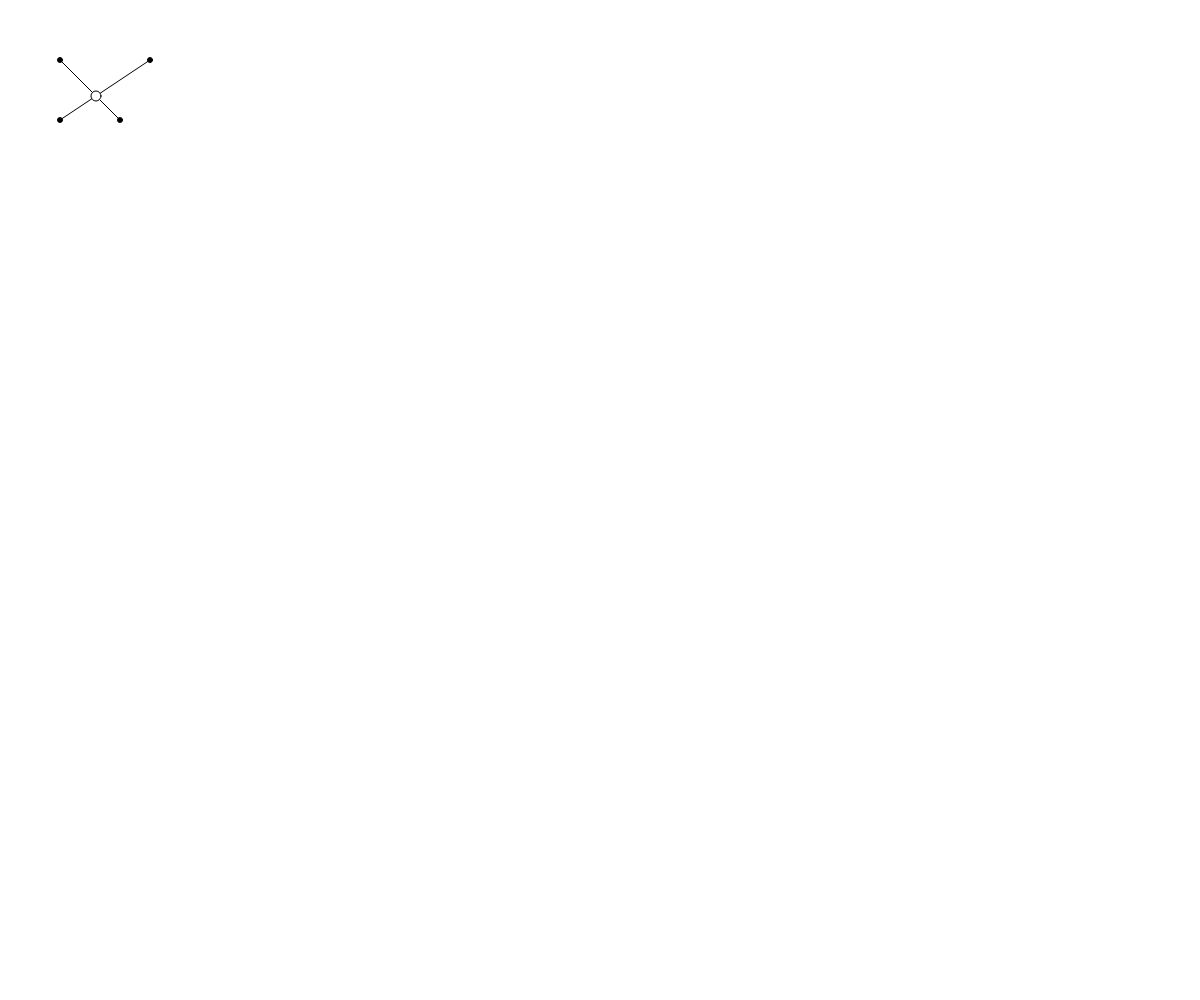
Frame 1 (no input)
Frame 60 (no input): identical to frame 1, image omitted
Frame 120 (the mouse pressed at the canvas centre since frame 60): identical to frame 1, image omitted

The p5.js sketch that drew this single still picture (run headless with seeded random() and noise() and a simulated clock; from frame 60 on, the mouse is pressed at the canvas centre):

// p5.js sketch
// ── sketch.js
function setup() {
    canvasWidth = windowWidth;
    canvasHeight = windowHeight;
    createCanvas(canvasWidth, canvasHeight);

    segment1 = new Segment(60, 60, 120, 120);
    segment2 = new Segment(60, 120, 150, 60);

    // global
    canvasCenter = createVector(canvasWidth / 2, canvasHeight / 2);
}

function draw() {
    var intersection;
    background(255);

    segment1.draw();
    segment2.draw();
    intersection = segment1.intersection(segment2);
    ellipse(intersection.x, intersection.y, 10);
}

function Segment(x1, y1, x2, y2) {
    this.p1 = createVector(x1, y1);
    this.p2 = createVector(x2, y2);

    this.center = p5.Vector.add(this.p1, this.p2).div(2);
}

Segment.prototype.draw = function() {
    line(this.p1.x, this.p1.y, this.p2.x, this.p2.y);

    // Draw dots at the endpoints
    push();
    fill(0);
    ellipse(this.p1.x, this.p1.y, 5);
    ellipse(this.p2.x, this.p2.y, 5);
    pop();
}

Segment.prototype.vector = function() {
    return p5.Vector.sub(this.p2, this.p1);
}

/**
 * Calculate intersection point (if any) between this segment, and the otherSegment.
 *
 * return null if the segments are parallel (even if they are collinear and overlap).
 */
Segment.prototype.intersection = function(otherSegment) {
    var p = this.p1.copy();
    var r = this.vector();

    var q = otherSegment.p1.copy();
    var s = otherSegment.vector();

    var qMinusp = p5.Vector.sub(q, p);
    var sCrossr = p5.Vector.cross(s, r).z

    if (sCrossr === 0) {
        // Either segments are collinear, or they are parallel
        return null;
    }

    var t = p5.Vector.cross(s, qMinusp).z / sCrossr;
    var scaledr = p5.Vector.mult(r, t);

    return p5.Vector.add(p, scaledr);
}


// next steps:
//   make segment endpoints selectable
//   make selected points moveable
